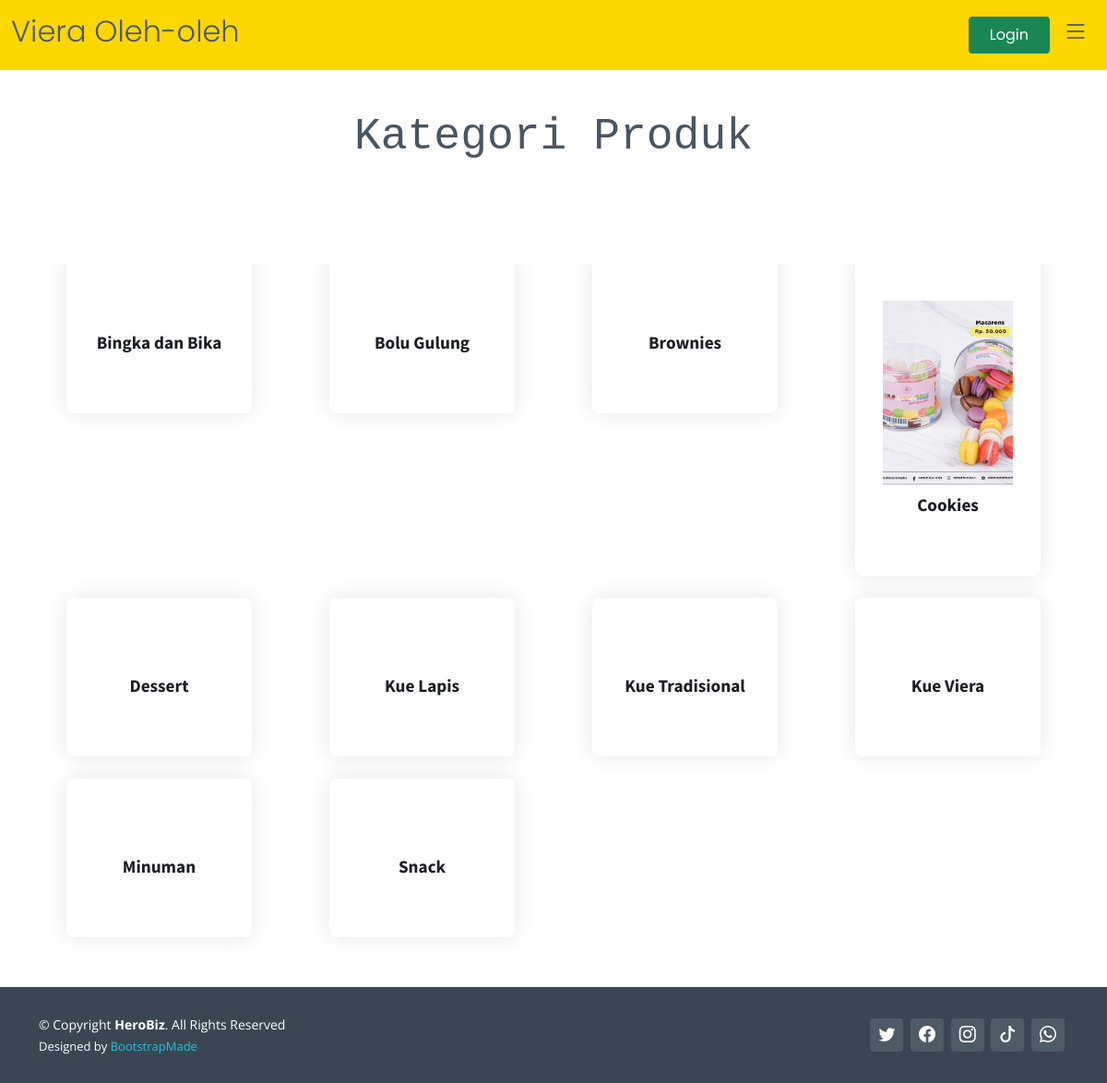
Screenshot of /index.php/auth/kategori_produk with the database file from the repository.
### tables this page shows
CREATE TABLE `produk` (
  `id_produk` varchar(255) NOT NULL,
  `nama_produk` varchar(250) NOT NULL,
  `keterangan_produk` varchar(250) NOT NULL,
  `harga_produk` int(11) NOT NULL,
  `stok_produk` int(11) NOT NULL,
  `foto_produk` varchar(250) NOT NULL,
  `fk_kategori` int(11) NOT NULL,
  `fk_umkm` int(11) NOT NULL
);

CREATE TABLE `kategori` (
  `id_kategori` int(11) NOT NULL,
  `nama_kategori` varchar(64) NOT NULL,
  `foto_kategori` varchar(250) NOT NULL
);

### application/controllers/Auth.php (called while the page is built, shortened)
<?php
class Auth extends CI_Controller
{
    public function __construct()
    {
        $this->load->model('User_model');
        $this->load->model('Produk_model');
        $this->load->model('Keranjang_model');
        $this->load->model('Transaksi_model');
        $this->load->model('DetailTransaksi_model');
    }
    public function kategori_produk()
    {
        $ci = get_instance();
        if ($ci->session->userdata('id') == '1'  || $ci->session->userdata('id_role') == '2') {
            echo "Akses di blokir";
        } else {
            $produk = $this->Produk_model->selectAll();
            $jumlahkeranjang = $this->Keranjang_model->selectjumlah();
            $data = [
                "produk" => $produk,
                'jumlahkeranjang' => $jumlahkeranjang
            ];
            if ($this->session->userdata('id_role') == 3) {
                $this->load->view('templates/user/header2', $data);
            } else {
                $this->load->view('templates/user/header', $data);
            }
            $this->load->view('user/kategori_produk', $data);
            $this->load->view('templates/user/footer');
        }
    }
}

### index.php (called while the page is built, shortened)
<?php
require_once BASEPATH.'core/CodeIgniter.php';

### application/models/Produk_model.php (called while the page is built, shortened)
<?php
class Produk_model extends CI_Model
{
    private $table = 'produk';
    public function selectAll()
    {
        $this->db->join('kategori B', 'A.fk_kategori=B.id_kategori');
        $this->db->join('umkm C', 'A.fk_umkm=C.id_umkm');
        $this->db->Order_by('A.nama_produk', "ASC");
        return $this->db->get($this->table . " as A")->result_array();
    }
}

### application/views/user/kategori_produk.php (the view, shortened to what this page needs)
<section id="hero-animated" class="">
</section>
<main id="main">
    <div class="section-header">
        <div class="d-flex justify-content-evenly">
            <h2 style="font-family: monospace;">Kategori Produk</h2>
        </div>
    </div>
    <br>
    <br>
    <section id="services" class="services" style="padding: 10px 0 !important;">
        <div class="container" data-aos="fade-up">
            <div class="row gy-5 mb-5">
                <?php
                $kategori = $this->db->query("SELECT * FROM kategori order by nama_kategori ASC");
                foreach ($kategori->result_array() as $kategoris) : ?>
                    <div class="col-xl-3 col-md-s6 " data-aos="zoom-in" data-aos-delay="200">
                        <div class="service-item mb-3">
                            <div class="details position-relative" style="margin: -20px 30px!important;">
                                <img class="img-fluid" src="<?= base_url('kategori/') . $kategoris['foto_kategori'] ?>" style="height: 200px; object-fit:cover; object-position:center;" alt="">
                                <a href="<?= base_url('auth/produk/' . $kategoris['nama_kategori']) ?>" class="stretched-link">
                                    <h3 style="font-size:larger ;"><?= $kategoris['nama_kategori'] ?></h3>
                                </a>
                            </div>
                        </div>
                    </div>
                <?php
                endforeach; ?>
            </div>
        </div>
    </section>
</main>

### assets/pelanggan/assets/css/variables.css (style rules this page uses)
:root { --font-default: 'Open Sans', system-ui, -apple-system, "Segoe UI", Roboto, "Helvetica Neue", Arial, "Noto Sans", "Liberation Sans", sans-serif, "Apple Color Emoji", "Segoe UI Emoji", "Segoe UI Symbol", "Noto Color Emoji"; --font-primary: 'Source Sans Pro', sans-serif; --font-secondary: 'Poppins', sans-serif; --color-default: #1a1f24; --color-default-rgb: 26, 31, 36; --color-links: #0ea2bd; --color-links-hover: #1ec3e0; --color-primary: #0ea2bd; --color-primary-light: #1ec3e0; --color-primary-dark: #0189a1; --color-primary-rgb: 14, 162, 189; --color-primary-light-rgb: 30, 195, 224; --color-primary-dark-rgb: 1, 137, 161; --color-secondary: #485664; --color-secondary-light: #8f9fae; --color-secondary-dark: #3a4753; --color-secondary-rgb: 72, 86, 100; --color-secondary-light-rgb: 143, 159, 174; --color-secondary-dark-rgb: 58, 71, 83; --color-blue: #0d6efd; --color-blue-rgb: 13, 110, 253; --color-indigo: #6610f2; --color-indigo-rgb: 102, 16, 242; --color-purple: #6f42c1; --color-purple-rgb: 111, 66, 193; --color-pink: #f3268c; --color-pink-rgb: 243, 38, 140; --color-red: #df1529; --color-red-rgb: 223, 21, 4; --color-orange: #fd7e14; --color-orange-rgb: 253, 126, 20; --color-yellow: #ffc107; --color-yellow-rgb: 255, 193, 7; --color-green: #059652; --color-green-rgb: 5, 150, 82; --color-teal: #20c997; --color-teal-rgb: 32, 201, 151; --color-cyan: #0dcaf0; --color-cyan-rgb: 13, 202, 240; --color-white: #ffffff; --color-white-rgb: 255, 255, 255; --color-gray: #6c757d; --color-gray-rgb: 108, 117, 125; --color-black: #000000; --color-black-rgb: 0, 0, 0; }
:root { --bs-blue: var(--color-blue); --bs-indigo: var(--color-indigo); --bs-purple: var(--color-purple); --bs-pink: var(--color-pink); --bs-red: var(--color-red); --bs-orange: var(--color-orange); --bs-yellow: var(--color-yellow); --bs-green: var(--color-green); --bs-teal: var(--color-teal); --bs-cyan: var(--color-cyan); --bs-white: var(--color-white); --bs-gray: var(--color-gray); --bs-gray-dark: #343a40; --bs-gray-100: #f8f9fa; --bs-gray-200: #e9ecef; --bs-gray-300: #dee2e6; --bs-gray-400: #ced4da; --bs-gray-500: #adb5bd; --bs-gray-600: #6c757d; --bs-gray-700: #495057; --bs-gray-800: #343a40; --bs-gray-900: #212529; --bs-primary: var(--color-blue); --bs-secondary: var(--color-blue); --bs-success: #198754; --bs-info: #0dcaf0; --bs-warning: #ffc107; --bs-danger: #dc3545; --bs-light: #f8f9fa; --bs-dark: #212529; --bs-primary-rgb: var(--color-primary-rgb); --bs-secondary-rgb: var(--color-secondary-rgb); --bs-success-rgb: 25, 135, 84; --bs-info-rgb: 13, 202, 240; --bs-warning-rgb: 255, 193, 7; --bs-danger-rgb: 220, 53, 69; --bs-light-rgb: 248, 249, 250; --bs-dark-rgb: 33, 37, 41; --bs-white-rgb: var(--color-white-rgb); --bs-black-rgb: var(--color-black-rgb); --bs-body-color-rgb: var(--color-default-rgb); --bs-body-bg-rgb: 255, 255, 255; --bs-font-sans-serif: var(--font-default); --bs-font-monospace: SFMono-Regular, Menlo, Monaco, Consolas, "Liberation Mono", "Courier New", monospace; --bs-gradient: linear-gradient(180deg, rgba(255, 255, 255, 0.15), rgba(255, 255, 255, 0)); --bs-body-font-family: var(--font-default); --bs-body-font-size: 1rem; --bs-body-font-weight: 400; --bs-body-line-height: 1.5; --bs-body-color: var(--color-default); --bs-body-bg: #fff; }

### assets/pelanggan/assets/css/main.css (style rules this page uses)
:root { scroll-behavior: smooth; }
a { color: var(--color-links); text-decoration: none; }
h1, h2, h3, h4, h5, h6 { font-family: var(--font-primary); }
section { padding: 60px 0; overflow: hidden; }
.section-header { text-align: center; padding-bottom: 40px; }
.section-header h2 { font-size: 48px; font-weight: 300; margin-bottom: 20px; color: var(--color-secondary); }
.services .details { padding: 50px 30px; margin: -100px 30px 0 30px; transition: all ease-in-out 0.3s; background: var(--color-white); position: relative; background: rgba(var(--color-white-rgb), 0.9); text-align: center; border-radius: 8px; box-shadow: 0px 0 25px rgba(var(--color-black-rgb), 0.1); }
.services .details h3 { color: var(--color-default); font-weight: 700; margin: 10px 0 15px 0; font-size: 22px; transition: ease-in-out 0.3s; }

### rows the page displays
produk: fk_kategori.foto_kategori (picture), fk_kategori.nama_kategori "Cookies"

### other values shown
$kategoris['nama_kategori'] "Bingka dan Bika"
$kategoris['nama_kategori'] "Bolu Gulung"
$kategoris['nama_kategori'] "Brownies"
$kategoris['nama_kategori'] "Dessert"
$kategoris['nama_kategori'] "Kue Lapis"
$kategoris['nama_kategori'] "Kue Tradisional"
$kategoris['nama_kategori'] "Kue Viera"
$kategoris['nama_kategori'] "Minuman"
$kategoris['nama_kategori'] "Snack"
